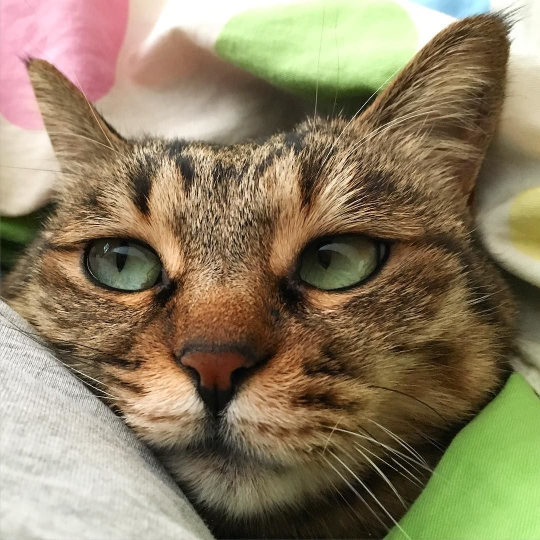
#> input picture crawlers/test.jpg, 1080 x 1080 px (shown at 1/2 size)
$ python image_resize.py ../crawlers/test.jpg out.png 100
#> lines starting #> are read from the running program, lines starting #| are printed output that depends on the picture
#!/usr/bin/env python
# -*- coding: utf-8 -*-
# @Author: mcxiaoke
# @Date:   2015-12-11 17:03:40
from __future__ import print_function
import os
import sys
import shutil
import re
from PIL import Image

MAX_WIDTH = 1600  # 1200 1600


def resize_one(src, dst, max_width):
#> called with src = 'crawlers/test.jpg', dst = 'labs/out.png', max_width = 100
    _, ext = os.path.splitext(os.path.basename(src))
    if not ext or ext.lower() not in ['.jpg', '.png', '.gif']:
        print("Not image: {}".format(dst))
        return
    _, ext = os.path.splitext(os.path.basename(dst))
    if not ext or ext.lower() != '.jpg':
        dst = "{}.jpg".format(dst)
    if not os.path.exists(src):
        print("Not exists: {}".format(src))
        return
    if os.path.exists(dst):
        print("Exists: {}".format(dst))
        return
    try:
        im = Image.open(src)
#> im is the input picture: PIL image 1080x1080 RGB; mean R, G, B 140.8, 127.2, 98.7
        width, height = im.size
#> width = 1080; height = 1080
        if width > max_width:
            print("SRC: {} {}".format(src, im.size))
#| SRC: crawlers/test.jpg (1080, 1080)
            nw = max_width
            nh = int((float(height) * nw / float(width)))
#> nh = 100
            nim = im.resize((nw, nh))
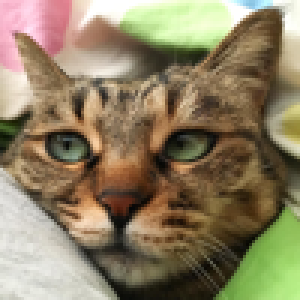
#> nim: PIL image 100x100 RGB (shown 3 times larger); mean R, G, B 140.8, 127.2, 98.6
            nim.save(dst, format='JPEG', quality=90)
            print("DST: {} {}".format(dst, nim.size))
#| DST: labs/out.png.jpg (100, 100)
            return dst
    except IOError as e:
        print(e)


def resize_batch(src, dst, max_width):
    if not os.path.exists(dst):
        os.makedirs(dst)
    for name in sorted(os.listdir(src)):
        old_file = os.path.join(src, name)
        new_file = os.path.join(dst, name)
        resize_one(old_file, new_file, max_width)


def main():
    if len(sys.argv) < 2:
        print('Usage: python %s src [dst] [width]' % sys.argv[0])
        sys.exit(1)
    src = os.path.normcase(sys.argv[1])
    if not os.path.exists(src):
        print("Not exists: {}".format(src))
        sys.exit(2)
    max_width = MAX_WIDTH
    if len(sys.argv) >= 3:
        dst = os.path.normcase(sys.argv[2])
        if len(sys.argv) >= 4:
            max_width = int(sys.argv[3])
    else:
        d = os.path.dirname(src)
        n = os.path.basename(src)
        dst = os.path.join(d, "_{}".format(n))

    src = os.path.abspath(src)
    dst = os.path.abspath(dst)

    print("INPUT: {}".format(src))
    print("OUTPUT: {}".format(dst))
    print("MAX WIDTH: {}".format(max_width))

    if os.path.isfile(src):
        resize_one(src, dst, max_width)
    else:
        resize_batch(src, dst, max_width)


if __name__ == '__main__':
    main()
